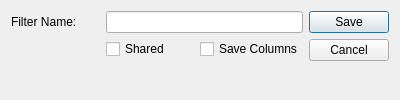
<?xml version="1.0" encoding="UTF-8"?>
<ui version="4.0">
 <class>filterSave</class>
 <widget class="QDialog" name="filterSave">
  <property name="geometry">
   <rect>
    <x>0</x>
    <y>0</y>
    <width>400</width>
    <height>100</height>
   </rect>
  </property>
  <property name="windowTitle">
   <string>Save Filter</string>
  </property>
  <layout class="QGridLayout" name="gridLayout_2">
   <item row="0" column="0">
    <layout class="QVBoxLayout" name="verticalLayout">
     <item>
      <layout class="QGridLayout" name="gridLayout">
       <item row="0" column="0">
        <widget class="QLabel" name="_filterNameLit">
         <property name="text">
          <string>Filter Name:</string>
         </property>
        </widget>
       </item>
       <item row="0" column="1" colspan="2">
        <widget class="QLineEdit" name="_filterName"/>
       </item>
       <item row="1" column="1">
        <widget class="QCheckBox" name="_shared">
         <property name="text">
          <string>Shared</string>
         </property>
        </widget>
       </item>
       <item row="1" column="2">
        <widget class="QCheckBox" name="_saveColumns">
         <property name="text">
          <string>Save Columns</string>
         </property>
        </widget>
       </item>
      </layout>
     </item>
     <item>
      <spacer name="verticalSpacer">
       <property name="orientation">
        <enum>Qt::Vertical</enum>
       </property>
       <property name="sizeHint" stdset="0">
        <size>
         <width>20</width>
         <height>13</height>
        </size>
       </property>
      </spacer>
     </item>
    </layout>
   </item>
   <item row="0" column="1">
    <widget class="QDialogButtonBox" name="_buttonBox">
     <property name="orientation">
      <enum>Qt::Vertical</enum>
     </property>
     <property name="standardButtons">
      <set>QDialogButtonBox::Cancel|QDialogButtonBox::Save</set>
     </property>
    </widget>
   </item>
  </layout>
 </widget>
 <tabstops>
  <tabstop>_filterName</tabstop>
  <tabstop>_shared</tabstop>
  <tabstop>_buttonBox</tabstop>
 </tabstops>
 <resources/>
 <connections/>
</ui>
